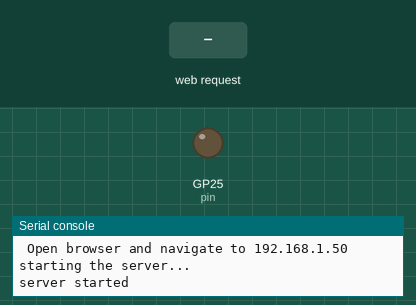
Recording of a program running on a simulated Raspberry Pi Pico running MicroPython. On the bench: output pins drawn as LEDs (lit = HIGH), the last lines printed to the serial console. The inputs (shaded band) are chosen by the test bench. WiFi joins after 1.5 s.

Above: at 3.2 s.
3.3 s: HTTP request GET /lighton? received
At 4.5 s:
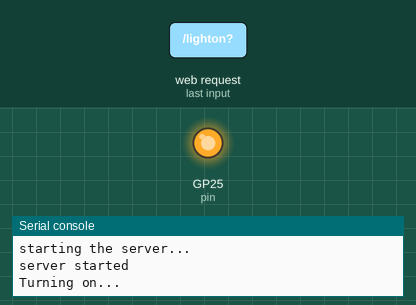
4.8 s: HTTP request GET /lightoff? received
At 5.9 s:
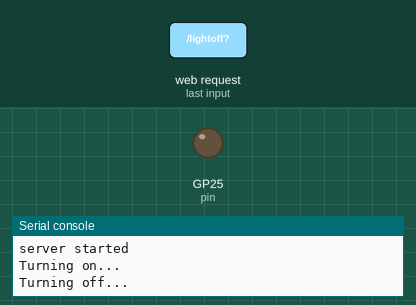
Timing chart, 0 to 7.8 s (numbered marks = the images above; inputs shaded):
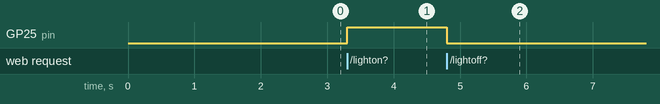

The program:

main.py
```python
import network
import machine
from machine import Pin
import time as t
from socket import socket

ssid = "Wifi name" #enter the targeted wifi name
pswd = "password" #enter the targeted wifi password
port = 80

pin = Pin("LED", Pin.OUT)


def page_on():
    return """
        <html lang="en">
        <body>
            <form action="./lighton">
                <input type="submit" value="on">
            </form>

        </body>
        </html>
        """

def page_off():
    return """
        <html lang="en">
        <body>
            <form action="./lightoff">
                <input type="submit" value="off">
            </form>
        </body>
        </html>
        """


def led_on():
    global pin
    print("Turning on...")
    pin.high()
    pass

def led_off():
    global pin
    print("Turning off...")
    pin.low()

def connect():
    print("connecting...")
    wlan = network.WLAN(network.STA_IF)
    wlan.active(True)
    wlan.connect(ssid, pswd)
    while wlan.isconnected() == False:
        t.sleep(1)
        pass

    ip = wlan.ifconfig()[0]
    print(f"Connected to {ip}\n Open browser and navigate to {ip}")
    return (ip, port)

def open_socket(addr):
    print("starting the server...")
    connetion = socket()
    connetion.bind(addr)
    connetion.listen(5)
    print("server started")
    return connetion

def serve(connection):
    global n
    while True:
        try:
            client = connection.accept()[0]
            req = client.recv(1024)
            req = str(req).split()[1]
            if req == "/lighton?":
                led_on()
                client.send(page_off())

            if req == "/lightoff?":
                led_off()
                client.send(page_on())


            client.close()
        except KeyboardInterrupt:
            client.close()
            break

try:
    addr = connect()
    connection = open_socket(addr)
    serve(connection)

except KeyboardInterrupt:
    machine.reset()
```

Measured:
- after the input at 3.3 s, GP25 (pin): LOW → HIGH at once
- after the input at 4.8 s, GP25 (pin): HIGH → LOW at once
